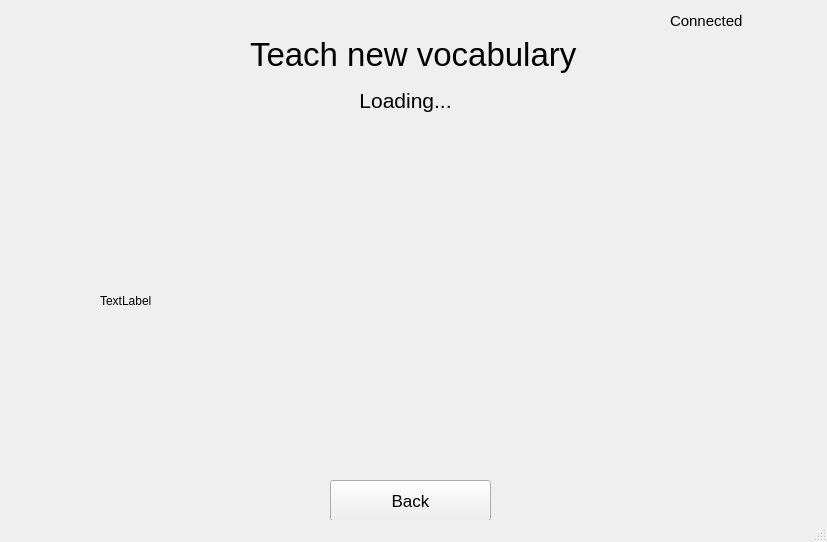
<?xml version="1.0" encoding="UTF-8"?>
<ui version="4.0">
 <class>MainWindow</class>
 <widget class="QMainWindow" name="MainWindow">
  <property name="geometry">
   <rect>
    <x>0</x>
    <y>0</y>
    <width>827</width>
    <height>542</height>
   </rect>
  </property>
  <property name="windowTitle">
   <string>MainWindow</string>
  </property>
  <widget class="QWidget" name="centralwidget">
   <widget class="QLabel" name="connectionLabel">
    <property name="geometry">
     <rect>
      <x>670</x>
      <y>10</y>
      <width>121</width>
      <height>21</height>
     </rect>
    </property>
    <property name="font">
     <font>
      <pointsize>11</pointsize>
     </font>
    </property>
    <property name="text">
     <string>Connected</string>
    </property>
   </widget>
   <widget class="QLabel" name="label">
    <property name="geometry">
     <rect>
      <x>250</x>
      <y>30</y>
      <width>533</width>
      <height>48</height>
     </rect>
    </property>
    <property name="minimumSize">
     <size>
      <width>533</width>
      <height>48</height>
     </size>
    </property>
    <property name="font">
     <font>
      <pointsize>25</pointsize>
     </font>
    </property>
    <property name="text">
     <string>Teach new vocabulary</string>
    </property>
   </widget>
   <widget class="QLabel" name="image_label">
    <property name="geometry">
     <rect>
      <x>100</x>
      <y>130</y>
      <width>621</width>
      <height>341</height>
     </rect>
    </property>
    <property name="text">
     <string>TextLabel</string>
    </property>
   </widget>
   <widget class="QPushButton" name="backButton">
    <property name="geometry">
     <rect>
      <x>330</x>
      <y>480</y>
      <width>161</width>
      <height>41</height>
     </rect>
    </property>
    <property name="font">
     <font>
      <pointsize>13</pointsize>
     </font>
    </property>
    <property name="text">
     <string>Back</string>
    </property>
   </widget>
   <widget class="QLabel" name="label_sequence">
    <property name="geometry">
     <rect>
      <x>140</x>
      <y>80</y>
      <width>531</width>
      <height>41</height>
     </rect>
    </property>
    <property name="font">
     <font>
      <pointsize>16</pointsize>
     </font>
    </property>
    <property name="text">
     <string>Loading...</string>
    </property>
    <property name="alignment">
     <set>Qt::AlignCenter</set>
    </property>
   </widget>
  </widget>
  <widget class="QStatusBar" name="statusbar"/>
 </widget>
 <resources/>
 <connections/>
</ui>
